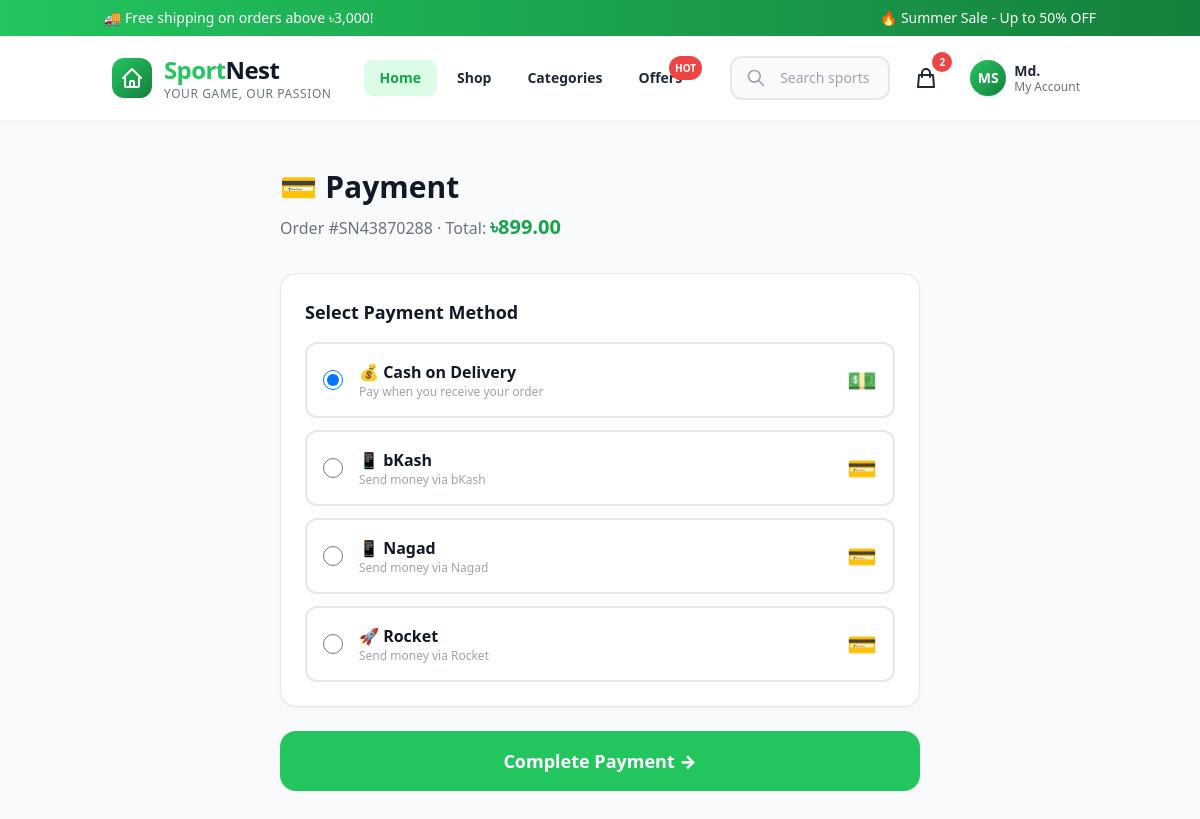
The page /payments/SN43870288/ (signed in) on the database its author committed.
### accounts/models.py (models this page shows, shortened)
class User(AbstractUser):
    email = models.EmailField('email address', unique=True)
    phone = models.CharField(max_length=20, blank=True)
    avatar = models.ImageField(upload_to='avatars/', blank=True, null=True)
    address = models.TextField(blank=True)
    city = models.CharField(max_length=100, blank=True)
    postal_code = models.CharField(max_length=20, blank=True)
    newsletter = models.BooleanField(default=False)
    created_at = models.DateTimeField(auto_now_add=True)
    updated_at = models.DateTimeField(auto_now=True)
    USERNAME_FIELD = 'email'
    REQUIRED_FIELDS = ['username', 'first_name', 'last_name']
    class Meta:
        db_table = 'users'
        verbose_name = 'User'
        verbose_name_plural = 'Users'

### orders/models.py (models this page shows, shortened)
class Order(models.Model):
    STATUS_CHOICES = [
        ('PENDING', 'Pending'),
        ('CONFIRMED', 'Confirmed'),
        ('PROCESSING', 'Processing'),
        ('SHIPPED', 'Shipped'),
        ('DELIVERED', 'Delivered'),
        ('CANCELLED', 'Cancelled'),
    ]
    PAYMENT_CHOICES = [
        ('COD', 'Cash on Delivery'),
        ('BKASH', 'bKash'),
        ('NAGAD', 'Nagad'),
        ('CARD', 'Card Payment'),
    ]
    user = models.ForeignKey(User, on_delete=models.SET_NULL, null=True, blank=True, related_name='orders')
    email = models.EmailField()
    phone = models.CharField(max_length=20)
    full_name = models.CharField(max_length=200)
    address = models.TextField()
    city = models.CharField(max_length=100)
    postal_code = models.CharField(max_length=20, blank=True)
    order_number = models.CharField(max_length=20, unique=True)
    status = models.CharField(max_length=20, choices=STATUS_CHOICES, default='PENDING')
    payment_method = models.CharField(max_length=20, choices=PAYMENT_CHOICES, default='COD')
    subtotal = models.DecimalField(max_digits=10, decimal_places=2)
    shipping_cost = models.DecimalField(max_digits=10, decimal_places=2, default=0)
    discount = models.DecimalField(max_digits=10, decimal_places=2, default=0)
    total = models.DecimalField(max_digits=10, decimal_places=2)
    notes = models.TextField(blank=True)
    created_at = models.DateTimeField(auto_now_add=True)
    updated_at = models.DateTimeField(auto_now=True)
    class Meta:
        ordering = ['-created_at']

### payments/views.py (the view)
# urls.py: path('<str:order_number>/', views.payment_page, name='payment_page'),
@login_required
def payment_page(request, order_number):
    order = get_object_or_404(Order, order_number=order_number, user=request.user)
    if hasattr(order, 'payment'):
        if order.payment.payment_status == 'COMPLETED':
            messages.info(request, 'Payment already completed.')
            return redirect('orders:order_confirmation', order_number=order_number)
    banking_configs = MobileBankingConfig.objects.filter(is_active=True)
    context = {
        'order': order,
        'banking_configs': banking_configs,
        'stripe_public_key': settings.STRIPE_PUBLIC_KEY if hasattr(settings, 'STRIPE_PUBLIC_KEY') else '',
    }
    return render(request, 'payments/payment_page.html', context)

### cart/context_processors.py (called while the page is built, shortened)
def cart_context(request):
    cart_count = 0
    cart_total = 0
    if request.user.is_authenticated:
        try:
            cart = Cart.objects.get(user=request.user)
            cart_count = cart.total_items
            cart_total = cart.total
        except Cart.DoesNotExist:
            pass
    return {
        'cart_count': cart_count,
        'cart_total': cart_total,
    }

### cart/models.py (called while the page is built)
    @property
    def total_items(self):
        return self.items.aggregate(total=models.Sum('quantity'))['total'] or 0

    @property
    def subtotal(self):
        return sum(item.total_price for item in self.items.all())

    @property
    def discount(self):
        if self.coupon and self.coupon.is_valid() and self.subtotal >= self.coupon.minimum_purchase:
            return self.coupon.discount_amount
        return 0

    @property
    def total(self):
        return max(self.subtotal - self.discount, 0)

    @property
    def total_price(self):
        return self.product.price * self.quantity

### payments/templates/payments/payment_page.html (shortened to what this page needs)
{% extends 'base.html' %}
{% block content %}
<section class="py-8 sm:py-12 bg-gray-50 min-h-screen">
    <div class="container mx-auto px-4 max-w-2xl">
        <h1 class="text-3xl font-black text-gray-900 mb-2">💳 Payment</h1>
        <p class="text-gray-500 mb-8">Order #{{ order.order_number }} · Total: <span class="font-black text-green-600 text-xl">৳{{ order.total }}</span></p>
        <form method="POST" action="{% url 'payments:process_payment' order.order_number %}" class="space-y-6">
            <div class="bg-white rounded-2xl p-6 shadow-sm border">
                <h3 class="font-bold text-lg mb-4">Select Payment Method</h3>
                <div class="space-y-3">
                    <label class="flex items-center gap-4 p-4 rounded-xl border-2 cursor-pointer transition-all payment-option" data-method="COD">
                        <input type="radio" name="payment_method" value="COD" checked class="w-5 h-5 text-green-500">
                        <div class="flex-1">
                            <p class="font-bold">💰 Cash on Delivery</p>
                            <p class="text-xs text-gray-400">Pay when you receive your order</p>
                        </div>
                        <span class="text-2xl">💵</span>
                    </label>
                    <label class="flex items-center gap-4 p-4 rounded-xl border-2 border-gray-200 cursor-pointer hover:border-green-200 transition payment-option" data-method="BKASH">
                        <input type="radio" name="payment_method" value="BKASH" class="w-5 h-5 text-green-500">
                        <div class="flex-1">
                            <p class="font-bold">📱 bKash</p>
                            <p class="text-xs text-gray-400">Send money via bKash</p>
                        </div>
                        <span class="text-2xl">💳</span>
                    </label>
                    <label class="flex items-center gap-4 p-4 rounded-xl border-2 border-gray-200 cursor-pointer hover:border-green-200 transition payment-option" data-method="NAGAD">
                        <input type="radio" name="payment_method" value="NAGAD" class="w-5 h-5 text-green-500">
                        <div class="flex-1">
                            <p class="font-bold">📱 Nagad</p>
                            <p class="text-xs text-gray-400">Send money via Nagad</p>
                        </div>
                        <span class="text-2xl">💳</span>
                    </label>
                    <label class="flex items-center gap-4 p-4 rounded-xl border-2 border-gray-200 cursor-pointer hover:border-green-200 transition payment-option" data-method="ROCKET">
                        <input type="radio" name="payment_method" value="ROCKET" class="w-5 h-5 text-green-500">
                        <div class="flex-1">
                            <p class="font-bold">🚀 Rocket</p>
                            <p class="text-xs text-gray-400">Send money via Rocket</p>
                        </div>
                        <span class="text-2xl">💳</span>
                    </label>
                </div>
            </div>
            <button type="submit" class="w-full py-4 rounded-2xl bg-green-500 text-white font-black text-lg hover:bg-green-600 hover:shadow-xl transition">
                Complete Payment →
            </button>
        </form>
    </div>
</section>
{% endblock %}

### templates/includes/header.html (shortened to what this page needs)
<header class="sticky top-0 z-50">
    <div class="hidden sm:block text-white text-xs sm:text-sm py-2 bg-gradient-to-r from-green-500 to-green-700">
        <div class="container mx-auto px-4">
            <div class="flex items-center justify-between">
                <p class="font-medium">🚚 Free shipping on orders above ৳3,000!</p>
                <p class="hidden md:block">🔥 Summer Sale - Up to 50% OFF</p>
            </div>
        </div>
    </div>
    <div class="backdrop-blur-md bg-white/90 shadow-sm border-b border-gray-100">
        <div class="container mx-auto px-4 sm:px-6">
            <div class="flex items-center justify-between gap-4 lg:gap-8 py-3 lg:py-4">
                <a href="/" class="flex items-center gap-2 sm:gap-3 group flex-shrink-0">
                    <div class="w-8 h-8 sm:w-10 sm:h-10 rounded-lg sm:rounded-xl flex items-center justify-center transition-transform duration-300 group-hover:scale-110 bg-gradient-to-br from-green-500 to-green-700">
                    </div>
                    <div>
                        <h1 class="text-lg sm:text-xl lg:text-2xl font-black tracking-tight leading-none">
                            <span class="text-green-500">Sport</span><span class="text-gray-900">Nest</span>
                        </h1>
                        <p class="text-[8px] sm:text-[10px] lg:text-xs font-medium text-gray-500 tracking-wider hidden xs:block">YOUR GAME, OUR PASSION</p>
                    </div>
                </a>
                <nav class="hidden lg:flex items-center gap-1">
                    <a href="/" class="px-4 py-2 rounded-lg text-sm font-semibold bg-green-100 text-green-600">Home</a>
                    <a href="{% url 'shop:all_products' %}" class="px-4 py-2 rounded-lg text-sm font-semibold text-gray-800 hover:bg-green-100 hover:text-green-600 transition">Shop</a>
                    <a href="{% url 'shop:shop_home' %}" class="px-4 py-2 rounded-lg text-sm font-semibold text-gray-800 hover:bg-green-100 hover:text-green-600 transition">Categories</a>
                    <a href="{% url 'shop:offers' %}" class="px-4 py-2 rounded-lg text-sm font-semibold text-gray-800 hover:bg-green-100 hover:text-green-600 transition relative">
                        Offers
                        <span class="absolute -top-1 -right-1 text-[10px] font-bold px-1.5 py-0.5 rounded-full text-white bg-red-500 animate-pulse">HOT</span>
                    </a>
                </nav>
                <div class="flex items-center gap-2 sm:gap-3 lg:gap-4 flex-1 max-w-2xl justify-end">
                    <div class="hidden sm:flex flex-1 relative group max-w-xs lg:max-w-md">
                        <div class="absolute inset-y-0 left-0 pl-3 lg:pl-4 flex items-center pointer-events-none">
                        </div>
                        <input type="text" placeholder="Search sports gear..." class="w-full pl-9 lg:pl-12 pr-3 lg:pr-4 py-2 lg:py-2.5 rounded-lg lg:rounded-xl text-xs lg:text-sm border-2 border-gray-200 bg-gray-50 focus:border-green-500 focus:bg-white focus:outline-none focus:ring-4 focus:ring-green-100 transition-all">
                    </div>
                    <a href="{% url 'cart:cart_detail' %}" class="relative p-2 rounded-lg lg:rounded-xl text-gray-800 hover:bg-green-100 hover:text-green-600 transition-all duration-300" aria-label="Cart">
                        <svg class="w-5 h-5 lg:w-6 lg:h-6" fill="none" stroke="currentColor" viewBox="0 0 24 24">
                            <path stroke-linecap="round" stroke-linejoin="round" stroke-width="2" d="M16 11V7a4 4 0 00-8 0v4M5 9h14l1 12H4L5 9z"/>
                        </svg>
                        <span id="cartBadge" class="absolute -top-1.5 -right-1.5 text-[10px] font-bold rounded-full min-w-[20px] h-5 flex items-center justify-center text-white bg-red-500 px-1.5" {% if cart_count <= 0 %}style="display: none;"{% endif %}>
                            {{ cart_count }}
                        </span>
                    </a>
                    {% if user.is_authenticated %}
                    <div class="relative group hidden sm:block">
                        <button class="flex items-center gap-2 p-2 rounded-lg lg:rounded-xl text-gray-800 hover:bg-green-100 transition-all">
                            {% if user.avatar %}
                                <img src="{{ user.avatar.url }}" alt="{{ user.get_full_name }}" class="w-8 h-8 lg:w-9 lg:h-9 rounded-full object-cover border-2 border-white shadow">
                            {% else %}
                                <div class="w-8 h-8 lg:w-9 lg:h-9 rounded-full bg-gradient-to-br from-green-500 to-green-700 flex items-center justify-center text-white font-bold text-xs lg:text-sm shadow">
                                    {{ user.first_name|first|upper }}{{ user.last_name|first|upper }}
                                </div>
                            {% endif %}
                            <div class="hidden lg:block text-left">
                                <p class="text-sm font-semibold leading-tight">{{ user.first_name|default:"User" }}</p>
                                <p class="text-xs text-gray-500 leading-tight">My Account</p>
                            </div>
                        </button>
                    </div>
                    {% else %}
                    <a href="{% url 'accounts:login' %}" class="hidden sm:flex items-center gap-2 px-4 lg:px-5 py-2 lg:py-2.5 rounded-lg lg:rounded-xl text-white font-semibold text-xs lg:text-sm bg-gradient-to-br from-green-500 to-green-700 hover:shadow-lg transition-all duration-300">Sign In</a>
                    {% endif %}
                </div>
            </div>
        </div>
    </div>
</header>

### templates/base.html (style rules this page uses)
:root { --primary: #22C55E; --primary-dark: #16A34A; --light-green: #DCFCE7; --white: #FFFFFF; --text: #111827; --text-light: #6B7280; --bg-light: #F9FAFB; --border: #E5E7EB; }
*, *::before, *::after { margin: 0; padding: 0; box-sizing: border-box; }
html { scroll-behavior: smooth; -webkit-tap-highlight-color: transparent; }
body { font-family: 'Segoe UI', system-ui, -apple-system, BlinkMacSystemFont, sans-serif; color: var(--text); background-color: var(--bg-light); line-height: 1.6; min-height: 100vh; display: flex; flex-direction: column; overflow-x: hidden; -webkit-font-smoothing: antialiased; -moz-osx-font-smoothing: grayscale; }
a, button, input, select, textarea { transition: all 0.3s ease; }
a { text-decoration: none; color: inherit; }
.container { width: 100%; max-width: 1280px; margin-left: auto; margin-right: auto; padding-left: 1rem; padding-right: 1rem; }
@media (min-width: 640px) { .container { padding-left: 1.5rem; padding-right: 1.5rem; } }
@media (min-width: 1024px) { .container { padding-left: 2rem; padding-right: 2rem; } }

### rows shown on the page
User: first_name|first "M", last_name|first "S", first_name "Md."
Order: order_number "SN43870288", total "899.00"

### other values the page prints
{{ cart_count }} "2"
